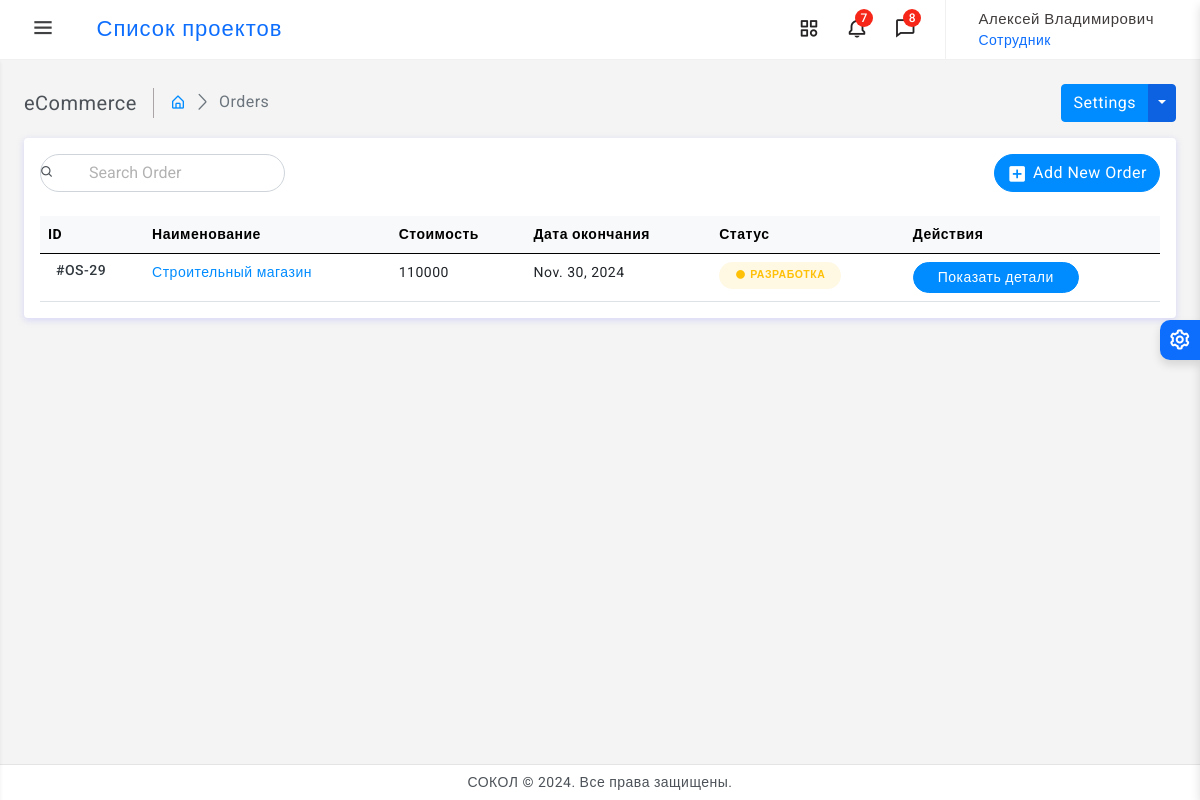
Page /all_projects (signed in) on the committed database.
### server/models.py (models this page shows)
class Staff(AbstractUser):
    class Meta:
        verbose_name = 'Пользователи'
        verbose_name_plural = 'Пользователь'
    FIELD_BANK = [
        ('t-bank', 'Т-банк'),
        ('sber', 'Сбербанк'),
        ('alpha', 'Альфа'),
        ('vtb', 'ВТБ'),
        ('other', 'Другое')
    ]
    FIELD_CAT = [
        ('1', 'Руководитель'),
        ('2', 'Сотрудник'),
        ('3', 'Заказчик')
    ]
    name = models.CharField('ФИО', max_length=155)
    category = models.CharField(verbose_name='Категория', choices=FIELD_CAT, max_length=1)
    department = models.ForeignKey(Department, verbose_name='Должность', on_delete=models.PROTECT, null=True, blank=True)
    transaction = models.ManyToManyField(TransactionPayment, verbose_name='Финансовая транзакция', blank=True, null=True)
    account_bank = models.CharField(verbose_name='Номер счета', max_length=30, null=True, blank=True)
    bank = models.CharField(verbose_name='Банк', max_length=20, choices=FIELD_BANK, default='null', null=True, blank=True)

class Project(models.Model):
    class Meta:
        verbose_name = 'Проект'
        verbose_name_plural = 'Проекты'
    FIELD_STATUS = [
        ('start', 'Оформление'),
        ('Signing_contract', 'Подписание договора'),
        ('Development', 'Разработка'),
        ('Delivery_works', 'Сдача работ'),
        ('Waiting', 'В ожидании'),
        ('Cancel', 'Отменен'),
        ('Completed', 'Завершен')
    ]
    name = models.CharField(verbose_name='Наименование проекта', max_length=155)
    staff = models.ManyToManyField(Staff, verbose_name='Сотрудники')
    data_start = models.DateField(verbose_name='Дата начала', null=True, blank=True)
    data_end = models.DateField(verbose_name='Дата окончания', null=True, blank=True)
    chapter = models.ManyToManyField(Chapter, verbose_name='Разделы')
    task = models.ManyToManyField(SettingTask, verbose_name='Поставленные задачи', null=True, blank=True)
    transaction = models.ManyToManyField(TransactionPayment, verbose_name='Финансовая транзакция', blank=True,
                                         null=True)
    additional_costs = models.ForeignKey(AdditionalCosts, verbose_name='Дополнительные затраты', on_delete=models.PROTECT)
    status = models.CharField(verbose_name='Статус', choices=FIELD_STATUS, max_length=20, default='Signing_contract')
    documents = models.ManyToManyField(DocumentProject, verbose_name='Документы', null=True, blank=True)
    payment_client = models.IntegerField(verbose_name='Оплачено клиентом', default=0)
    total_cost = models.IntegerField(verbose_name='Итоговая стоимость', null=True, blank=True)
    expected_costs = models.IntegerField(verbose_name='Ожидаемые затраты', null=True, blank=True)
    actual_costs = models.IntegerField(verbose_name='Фактические затраты', null=True, blank=True)
    expected_profits = models.IntegerField(verbose_name='Ожидаемая прибыль', null=True, blank=True)
    actual_profits = models.IntegerField(verbose_name='Фактическая прибыль', null=True, blank=True)

### server/views.py (the view)
# urls.py: path('all_projects', show_list_projects, name='all_projects'),
def show_list_projects(req):
    data = {
        'data_name': 'Список проектов',
        'projects': Project.objects.all()
    }
    return render(req, 'server/list_projects.html', data)

### server/templates/server/list_projects.html (shortened to what this page needs)
{% extends 'server/technical/index.html' %}
{% load static %}
{% block content %}
		<div class="page-wrapper">
			<div class="page-content">
				<div class="page-breadcrumb d-none d-sm-flex align-items-center mb-3">
					<div class="breadcrumb-title pe-3">eCommerce</div>
					<div class="ps-3">
						<nav aria-label="breadcrumb">
							<ol class="breadcrumb mb-0 p-0">
								<li class="breadcrumb-item"><a href="javascript:;"><i class="bx bx-home-alt"></i></a>
								</li>
								<li class="breadcrumb-item active" aria-current="page">Orders</li>
							</ol>
						</nav>
					</div>
					<div class="ms-auto">
						<div class="btn-group">
							<button type="button" class="btn btn-primary">Settings</button>
							<button type="button" class="btn btn-primary split-bg-primary dropdown-toggle dropdown-toggle-split" data-bs-toggle="dropdown">	<span class="visually-hidden">Toggle Dropdown</span>
							</button>
						</div>
					</div>
				</div>
				<div class="card">
					<div class="card-body">
						<div class="d-lg-flex align-items-center mb-4 gap-3">
							<div class="position-relative">
								<input type="text" class="form-control ps-5 radius-30" placeholder="Search Order"> <span class="position-absolute top-50 product-show translate-middle-y"><i class="bx bx-search"></i></span>
							</div>
						  <div class="ms-auto"><a href="javascript:;" class="btn btn-primary radius-30 mt-2 mt-lg-0"><i class="bx bxs-plus-square"></i>Add New Order</a></div>
						</div>
						<div class="table-responsive">
							<table class="table mb-0">
								<thead class="table-light">
									<tr>
										<th>ID</th>
										<th>Наименование</th>
										<th>Стоимость</th>
										<th>Дата окончания</th>
										<th>Статус</th>
										<th>Действия</th>
									</tr>
								</thead>
								<tbody>
									{% for project in projects %}
										<tr>
											<td>
												<div class="d-flex align-items-center">
													<div class="ms-2">
														<h6 class="mb-0 font-14">#OS-{{ project.id }}</h6>
													</div>
												</div>
											</td>
											<td><a href="{% url 'detail_project' project.id %}">{{ project.name }}</a></td>
											<td>{{ project.total_cost }}</td>
											<td>{{ project.data_end }}</td>
											<td><div class="badge rounded-pill text-warning bg-light-warning p-2 text-uppercase px-3"><i class='bx bxs-circle align-middle me-1'></i>{{ project.get_status_display }}</div></td>
											<td><a href="#" class="btn btn-primary btn-sm radius-30 px-4">Показать детали</a></td>
										</tr>
									{% endfor %}
								</tbody>
							</table>
						</div>
					</div>
				</div>
			</div>
		</div>
	</div>
{% endblock %}

### server/templates/server/technical/index.html (shortened to what this page needs)
{% load static %}
<!doctype html>
<html lang="en">
<head>
	<link href="{% static 'server/assets/plugins/vectormap/jquery-jvectormap-2.0.2.css' %}" rel="stylesheet"/>
	<link href="{% static 'server/assets/plugins/simplebar/css/simplebar.css' %}" rel="stylesheet" />
	<link href="{% static 'server/assets/plugins/perfect-scrollbar/css/perfect-scrollbar.css' %}" rel="stylesheet" />
	<link href="{% static 'server/assets/plugins/metismenu/css/metisMenu.min.css' %}" rel="stylesheet" />
	<link href="{% static 'server/assets/plugins/datetimepicker/css/classic.css' %}" rel="stylesheet' %}" />
	<link href="{% static 'server/assets/plugins/datetimepicker/css/classic.time.css' %}" rel="stylesheet' %}" />
	<link href="{% static 'server/assets/plugins/datetimepicker/css/classic.date.css' %}" rel="stylesheet' %}" />
	<link href="{% static 'server/assets/plugins/select2/css/select2.min.css' %}" rel="stylesheet" />
	<link href="{% static 'server/assets/plugins/select2/css/select2-bootstrap4.css' %}" rel="stylesheet" />
	<link href="{% static 'server/assets/plugins/fancy-file-uploader/fancy_fileupload.css' %}" rel="stylesheet" />
	<link href="{% static 'server/assets/plugins/Drag-And-Drop/dist/imageuploadify.min.css' %}" rel="stylesheet" />
	<link rel="stylesheet" href="{% static 'server/assets/plugins/bootstrap-material-datetimepicker/css/bootstrap-material-datetimepicker.min.css' %}" >
	<link href="{% static 'server/assets/css/pace.min.css' %}" rel="stylesheet" />
	<link href="{% static 'server/assets/css/bootstrap.min.css' %}" rel="stylesheet">
	<link href="{% static 'server/assets/css/bootstrap-extended.css' %}" rel="stylesheet">
	<link href="{% static 'server/assets/css/app.css' %}" rel="stylesheet">
	<link href="{% static 'server/assets/css/icons.css' %}" rel="stylesheet">
	<link rel="stylesheet" href="{% static 'server/assets/css/dark-theme.css' %}" />
	<link rel="stylesheet" href="{% static 'server/assets/css/semi-dark.css' %}" />
	<link rel="stylesheet" href="{% static 'server/assets/css/header-colors.css' %}" />
</head>
<body>
	<div class="wrapper">
	  <div class="header-wrapper">
		<header>
			<div class="topbar d-flex align-items-center">
				<nav class="navbar navbar-expand">
					<div class="mobile-toggle-menu"><i class='bx bx-menu'></i></div>
					<div class="search-bar flex-grow-1">
						<div class="position-relative search-bar-box">
							<h4 class="logo-text">{{ data_name }}</h4>
						</div>
					</div>
					<div class="top-menu ms-auto">
						<ul class="navbar-nav align-items-center">
							<li class="nav-item dropdown dropdown-large">
								<a class="nav-link dropdown-toggle dropdown-toggle-nocaret" href="#" role="button" data-bs-toggle="dropdown" aria-expanded="false">	<i class='bx bx-category'></i>
								</a>
							</li>
							<li class="nav-item dropdown dropdown-large">
								<a class="nav-link dropdown-toggle dropdown-toggle-nocaret position-relative" href="#" role="button" data-bs-toggle="dropdown" aria-expanded="false"> <span class="alert-count">7</span>
									<i class='bx bx-bell'></i>
								</a>
							</li>
							<li class="nav-item dropdown dropdown-large">
								<a class="nav-link dropdown-toggle dropdown-toggle-nocaret position-relative" href="#" role="button" data-bs-toggle="dropdown" aria-expanded="false"> <span class="alert-count">8</span>
									<i class='bx bx-comment'></i>
								</a>
							</li>
						</ul>
					</div>
					<div class="user-box dropdown">
						<a class="d-flex align-items-center nav-link dropdown-toggle dropdown-toggle-nocaret" href="#" role="button" data-bs-toggle="dropdown" aria-expanded="false">
							<div class="user-info ps-3">
								<p class="user-name mb-0">{{ user.name|default:"Имя отсутствует" }}</p>
								<p class="designation mb-0">{{ user.get_category_display|default:"Категория не указана" }}</p>
							</div>
						</a>
					</div>
				</nav>
			</div>
		</header>
	   </div>
		{% block content %}
		{% endblock %}
		<footer class="page-footer">
			<p class="mb-0">СОКОЛ © 2024. Все права защищены.</p>
		</footer>
	<div class="switcher-wrapper">
		<div class="switcher-btn"> <i class='bx bx-cog bx-spin'></i>
		</div>
	</div>
</body>
</html>

### server/static/server/assets/css/app.css (style rules this page uses)
body { font-size: 14px; color: #4c5258; letter-spacing: 0.5px; background-color: #f4f4f4; font-family: 'Roboto', sans-serif; }
a { text-decoration: none; }
.wrapper { width: 100%; position: relative; }
.logo-text { font-size: 22px; margin-left: 10px; margin-bottom: 0; letter-spacing: 1px; color: #0d6efd; }
.topbar { position: fixed; top: 0; left: 0; right: 0; height: 60px; background: #ffffff; border-bottom: 1px solid #f0f0f0; z-index: 10; }
.topbar .navbar { width: 100%; height: 60px; padding-left: 30px; padding-right: 30px; }
.page-wrapper { height: 100%; margin-top: 120px; margin-bottom: 30px; margin-left: 0px; }
.page-content { padding: 1.5rem; }
.page-footer { background: #ffffff; left: 0px; right: 0; bottom: 0; position: fixed; text-align: center; padding: 7px; font-size: 14px; border-top: 1px solid #e4e4e4; z-index: 3; }
.breadcrumb-title { font-size: 20px; border-right: 1.5px solid #aaa4a4; }
.page-breadcrumb .breadcrumb li.breadcrumb-item { font-size: 16px; }
.page-breadcrumb .breadcrumb-item+.breadcrumb-item::before { display: inline-block; padding-right: .5rem; color: #6c757d; font-family: 'LineIcons'; content: "\ea5c"; }
.font-14 { font-size: 14px; }
.radius-30 { border-radius: 30px; }
.bg-light-warning { background-color: rgb(255 193 7 / 0.11)!important; }
.split-bg-primary { background-color: #0c62e0; border-color: #0c62e0; }
.btn i { vertical-align: middle; font-size: 1.3rem; margin-top: -1em; margin-bottom: -1em; margin-right: 5px; }
input::placeholder { color: #000 !important; opacity: .3 !important }
.search-bar-box { width: 75%; padding-left: 30px; }
.topbar .navbar .navbar-nav .nav-link { padding-right: 0.8rem; padding-left: 0.8rem; color: #252323; font-size: 22px; }
.dropdown-toggle-nocaret:after { display: none }
.alert-count { position: absolute; top: 5px; left: 22px; width: 18px; height: 18px; display: flex; align-items: center; justify-content: center; border-radius: 50%; font-size: 12px; font-weight: 500; color: #fff; background: #f62718; }
.user-info .user-name { font-size: 15px; font-weight: 500; color: #413c3c; }
.user-box { display: flex; align-items: center; height: 60px; border-left: 1px solid #f0f0f0; margin-left: 1rem; }
.dropdown-large { position: relative; }
.mobile-toggle-menu { display: none; font-size: 26px; color: #404142; cursor: pointer; }
.switcher-wrapper { width: 280px; height: 100%; position: fixed; right: -280px; top: 0; bottom: 0; z-index: 16; background: #fff; border-left: 0px solid #d2d2d2; box-shadow: 0 0.3rem 0.6rem rgba(0, 0, 0, .13); transition: all .2s ease-out; }
.switcher-btn { width: 40px; height: 40px; line-height: 40px; font-size: 24px; background: #0d6efd; box-shadow: 0 0.3rem 0.6rem rgba(0, 0, 0, .13); color: #fff; text-align: center; border-top-left-radius: 10px; border-bottom-left-radius: 10px; position: absolute; top: 40%; right: 100%; cursor: pointer; }
@media screen and (max-width: 1280px) { .page-wrapper { margin-top: 60px; } }
@media screen and (max-width: 1280px) { .mobile-toggle-menu { display: block; } }
@media screen and (max-width: 1280px) { .search-bar { padding: 0rem 0rem 0 30px; } }
@media screen and (max-width: 1280px) { .search-bar-box { padding-left: 0px; } }

### rows in the picture
Staff: name "Алексей Владимирович", category "Сотрудник"
Project: id "29", name "Строительный магазин", total_cost "110000", data_end "Nov. 30, 2024", status "РАЗРАБОТКА"

### other values in the picture
{{ data_name }} "Список проектов"
